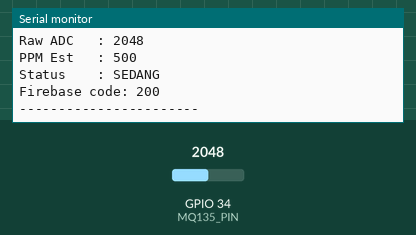
This sketch was run on a simulated ESP32. On the bench: the last lines printed to the serial monitor. The inputs (shaded band) are chosen by the test bench; at power-on: GPIO 34 (MQ135_PIN) = 2048. WiFi joins after 1.5 s; servers stay silent unless stated; uploads are accepted with an empty reply.

Above: at 3.7 s.
3.8 s: GPIO 34 (MQ135_PIN) set to 2866
At 5.86 s:
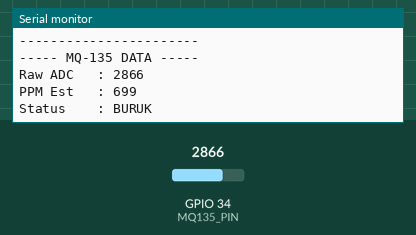
10.4 s: GPIO 34 (MQ135_PIN) set to 1228
At 12.27 s:
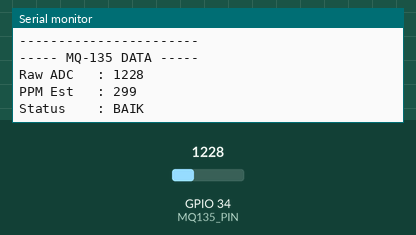
Timing chart, 0 to 13.8 s (numbered marks = the images above; inputs shaded):
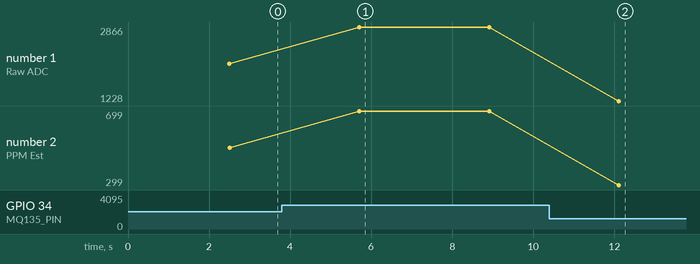

The sketch:

sketch_nov28a_copy_20251216110327.ino
```cpp
#include <WiFi.h>
#include <HTTPClient.h>

/* ===== WIFI ===== */
const char* ssid = "ALFATIH";
const char* password = "1234abcd";

/* ===== FIREBASE (ASIA REGION) ===== */
const char* FIREBASE_URL =
"https://mq-135-b46df-default-rtdb.asia-southeast1.firebasedatabase.app/mq135.json";

/* ===== MQ-135 ===== */
#define MQ135_PIN 34

void setup() {
  Serial.begin(115200);
  delay(1000);

  Serial.println("=== ESP32 MQ-135 START ===");

  WiFi.begin(ssid, password);
  Serial.print("Connecting WiFi");

  unsigned long startTime = millis();
  while (WiFi.status() != WL_CONNECTED && millis() - startTime < 15000) {
    delay(500);
    Serial.print(".");
  }

  if (WiFi.status() == WL_CONNECTED) {
    Serial.println("\nWiFi CONNECTED");
    Serial.print("IP Address: ");
    Serial.println(WiFi.localIP());
  } else {
    Serial.println("\nWiFi FAILED");
  }
}

void loop() {
  int raw = analogRead(MQ135_PIN);

  // estimasi sederhana (BUKAN ilmiah)
  int ppm = map(raw, 0, 4095, 0, 1000);

  String status;
  if (ppm < 300) status = "BAIK";
  else if (ppm < 600) status = "SEDANG";
  else status = "BURUK";

  Serial.println("----- MQ-135 DATA -----");
  Serial.print("Raw ADC   : "); Serial.println(raw);
  Serial.print("PPM Est   : "); Serial.println(ppm);
  Serial.print("Status    : "); Serial.println(status);

  if (WiFi.status() == WL_CONNECTED) {
    HTTPClient http;
    http.begin(FIREBASE_URL);
    http.addHeader("Content-Type", "application/json");

    String json =
      "{"
      "\"raw\":" + String(raw) + "," +
      "\"ppm\":" + String(ppm) + "," +
      "\"status\":\"" + status + "\"," +
      "\"waktu_ms\":" + String(millis()) +
      "}";

    int httpCode = http.PUT(json);
    Serial.print("Firebase code: ");
    Serial.println(httpCode);

    http.end();
  }

  Serial.println("-----------------------\n");
  delay(3000);
}
```

Measured:
- after the input at 3.8 s, the serial monitor: prints a new line after 1.9 s (image 1)
- after the input at 10.4 s, the serial monitor: prints a new line after 1.7 s (image 2)
- plotted number 1: 2048 → 2866 after the input at 3.8 s, 2866 → 1228 after the input at 10.4 s
- plotted number 2: 500 → 699 after the input at 3.8 s, 699 → 299 after the input at 10.4 s
